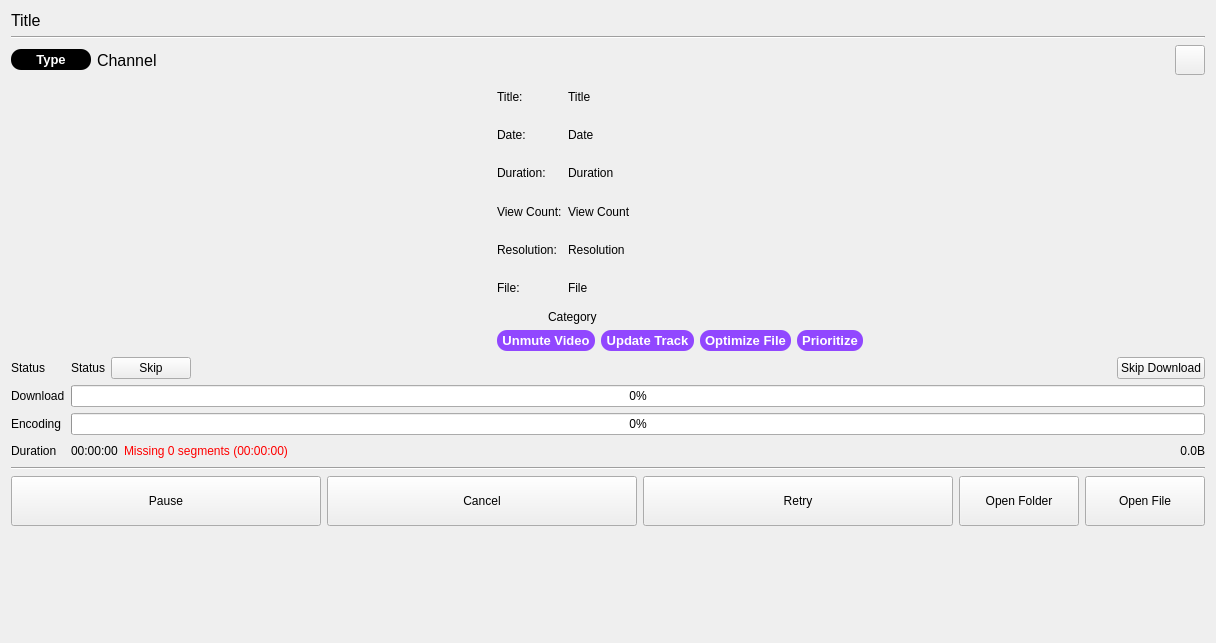
<?xml version="1.0" encoding="UTF-8"?>
<ui version="4.0">
 <class>Form</class>
 <widget class="QWidget" name="Form">
  <property name="geometry">
   <rect>
    <x>0</x>
    <y>0</y>
    <width>1216</width>
    <height>633</height>
   </rect>
  </property>
  <property name="sizePolicy">
   <sizepolicy hsizetype="Fixed" vsizetype="Fixed">
    <horstretch>0</horstretch>
    <verstretch>0</verstretch>
   </sizepolicy>
  </property>
  <property name="font">
   <font>
    <pointsize>9</pointsize>
   </font>
  </property>
  <property name="locale">
   <locale language="English" country="UnitedStates"/>
  </property>
  <layout class="QVBoxLayout" name="FormLayout">
   <item>
    <widget class="QLabel" name="windowTitleLabel">
     <property name="sizePolicy">
      <sizepolicy hsizetype="Ignored" vsizetype="Fixed">
       <horstretch>0</horstretch>
       <verstretch>0</verstretch>
      </sizepolicy>
     </property>
     <property name="font">
      <font>
       <pointsize>12</pointsize>
      </font>
     </property>
     <property name="text">
      <string>Title</string>
     </property>
    </widget>
   </item>
   <item>
    <widget class="Line" name="windowTitleLine">
     <property name="orientation">
      <enum>Qt::Horizontal</enum>
     </property>
    </widget>
   </item>
   <item>
    <widget class="QWidget" name="channelArea" native="true">
     <property name="sizePolicy">
      <sizepolicy hsizetype="Preferred" vsizetype="Fixed">
       <horstretch>0</horstretch>
       <verstretch>0</verstretch>
      </sizepolicy>
     </property>
     <layout class="QHBoxLayout" name="channelAreaLayout">
      <property name="leftMargin">
       <number>0</number>
      </property>
      <property name="topMargin">
       <number>0</number>
      </property>
      <property name="rightMargin">
       <number>0</number>
      </property>
      <property name="bottomMargin">
       <number>0</number>
      </property>
      <item>
       <widget class="QWidget" name="videoTypeLabelArea" native="true">
        <property name="sizePolicy">
         <sizepolicy hsizetype="Fixed" vsizetype="Fixed">
          <horstretch>0</horstretch>
          <verstretch>0</verstretch>
         </sizepolicy>
        </property>
        <property name="minimumSize">
         <size>
          <width>80</width>
          <height>20</height>
         </size>
        </property>
        <property name="styleSheet">
         <string notr="true">background-color: rgb(0, 0, 0);
border-radius: 10px;</string>
        </property>
        <layout class="QVBoxLayout" name="videoTypeLabelAreaLayout">
         <property name="leftMargin">
          <number>5</number>
         </property>
         <property name="topMargin">
          <number>3</number>
         </property>
         <property name="rightMargin">
          <number>5</number>
         </property>
         <property name="bottomMargin">
          <number>3</number>
         </property>
         <item>
          <widget class="QLabel" name="videoTypeLabel">
           <property name="font">
            <font>
             <pointsize>10</pointsize>
             <weight>75</weight>
             <bold>true</bold>
            </font>
           </property>
           <property name="styleSheet">
            <string notr="true">color: rgb(255, 255, 255);</string>
           </property>
           <property name="text">
            <string>Type</string>
           </property>
           <property name="alignment">
            <set>Qt::AlignCenter</set>
           </property>
          </widget>
         </item>
        </layout>
       </widget>
      </item>
      <item>
       <widget class="QLabel" name="channel">
        <property name="sizePolicy">
         <sizepolicy hsizetype="Ignored" vsizetype="Preferred">
          <horstretch>0</horstretch>
          <verstretch>0</verstretch>
         </sizepolicy>
        </property>
        <property name="font">
         <font>
          <pointsize>12</pointsize>
         </font>
        </property>
        <property name="text">
         <string>Channel</string>
        </property>
       </widget>
      </item>
      <item>
       <widget class="QToolButton" name="openLogsButton">
        <property name="sizePolicy">
         <sizepolicy hsizetype="Fixed" vsizetype="Fixed">
          <horstretch>0</horstretch>
          <verstretch>0</verstretch>
         </sizepolicy>
        </property>
        <property name="minimumSize">
         <size>
          <width>30</width>
          <height>30</height>
         </size>
        </property>
        <property name="toolTip">
         <string>View Logs</string>
        </property>
        <property name="icon">
         <iconset>
          <normaloff>../icons/text_file.svg</normaloff>../icons/text_file.svg</iconset>
        </property>
       </widget>
      </item>
     </layout>
    </widget>
   </item>
   <item>
    <widget class="QWidget" name="videoArea" native="true">
     <layout class="QHBoxLayout" name="videoAreaLayout">
      <property name="leftMargin">
       <number>0</number>
      </property>
      <property name="topMargin">
       <number>0</number>
      </property>
      <property name="rightMargin">
       <number>0</number>
      </property>
      <property name="bottomMargin">
       <number>0</number>
      </property>
      <item>
       <widget class="QWidget" name="thumbnailImageArea" native="true">
        <property name="sizePolicy">
         <sizepolicy hsizetype="Expanding" vsizetype="Expanding">
          <horstretch>0</horstretch>
          <verstretch>0</verstretch>
         </sizepolicy>
        </property>
        <property name="minimumSize">
         <size>
          <width>480</width>
          <height>270</height>
         </size>
        </property>
        <layout class="QHBoxLayout" name="thumbnailImageAreaLayout">
         <property name="leftMargin">
          <number>0</number>
         </property>
         <property name="topMargin">
          <number>0</number>
         </property>
         <property name="rightMargin">
          <number>0</number>
         </property>
         <property name="bottomMargin">
          <number>0</number>
         </property>
         <item>
          <widget class="QLabel" name="thumbnailImage">
           <property name="sizePolicy">
            <sizepolicy hsizetype="Ignored" vsizetype="Ignored">
             <horstretch>0</horstretch>
             <verstretch>0</verstretch>
            </sizepolicy>
           </property>
           <property name="maximumSize">
            <size>
             <width>480</width>
             <height>270</height>
            </size>
           </property>
           <property name="text">
            <string/>
           </property>
           <property name="pixmap">
            <pixmap>../img/thumbnail.png</pixmap>
           </property>
           <property name="scaledContents">
            <bool>true</bool>
           </property>
           <property name="alignment">
            <set>Qt::AlignCenter</set>
           </property>
          </widget>
         </item>
        </layout>
       </widget>
      </item>
      <item>
       <widget class="QWidget" name="infoArea" native="true">
        <property name="sizePolicy">
         <sizepolicy hsizetype="Expanding" vsizetype="Expanding">
          <horstretch>0</horstretch>
          <verstretch>0</verstretch>
         </sizepolicy>
        </property>
        <property name="minimumSize">
         <size>
          <width>300</width>
          <height>0</height>
         </size>
        </property>
        <layout class="QVBoxLayout" name="infoAreaLayout">
         <property name="leftMargin">
          <number>0</number>
         </property>
         <property name="topMargin">
          <number>0</number>
         </property>
         <property name="rightMargin">
          <number>0</number>
         </property>
         <property name="bottomMargin">
          <number>0</number>
         </property>
         <item>
          <widget class="QWidget" name="metaArea" native="true">
           <property name="sizePolicy">
            <sizepolicy hsizetype="Preferred" vsizetype="Expanding">
             <horstretch>0</horstretch>
             <verstretch>0</verstretch>
            </sizepolicy>
           </property>
           <layout class="QFormLayout" name="metaAreaLayout">
            <property name="leftMargin">
             <number>0</number>
            </property>
            <property name="topMargin">
             <number>0</number>
            </property>
            <property name="rightMargin">
             <number>0</number>
            </property>
            <property name="bottomMargin">
             <number>0</number>
            </property>
            <item row="0" column="0">
             <widget class="QLabel" name="titleInfo">
              <property name="sizePolicy">
               <sizepolicy hsizetype="Preferred" vsizetype="Expanding">
                <horstretch>0</horstretch>
                <verstretch>0</verstretch>
               </sizepolicy>
              </property>
              <property name="text">
               <string>Title:</string>
              </property>
             </widget>
            </item>
            <item row="0" column="1">
             <widget class="QLabel" name="title">
              <property name="sizePolicy">
               <sizepolicy hsizetype="Ignored" vsizetype="Expanding">
                <horstretch>0</horstretch>
                <verstretch>0</verstretch>
               </sizepolicy>
              </property>
              <property name="text">
               <string>Title</string>
              </property>
             </widget>
            </item>
            <item row="1" column="0">
             <widget class="QLabel" name="dateInfo">
              <property name="sizePolicy">
               <sizepolicy hsizetype="Preferred" vsizetype="Expanding">
                <horstretch>0</horstretch>
                <verstretch>0</verstretch>
               </sizepolicy>
              </property>
              <property name="text">
               <string>Date:</string>
              </property>
             </widget>
            </item>
            <item row="1" column="1">
             <widget class="QLabel" name="date">
              <property name="sizePolicy">
               <sizepolicy hsizetype="Ignored" vsizetype="Expanding">
                <horstretch>0</horstretch>
                <verstretch>0</verstretch>
               </sizepolicy>
              </property>
              <property name="text">
               <string>Date</string>
              </property>
             </widget>
            </item>
            <item row="2" column="0">
             <widget class="QLabel" name="durationInfo">
              <property name="sizePolicy">
               <sizepolicy hsizetype="Preferred" vsizetype="Expanding">
                <horstretch>0</horstretch>
                <verstretch>0</verstretch>
               </sizepolicy>
              </property>
              <property name="text">
               <string>Duration:</string>
              </property>
             </widget>
            </item>
            <item row="2" column="1">
             <widget class="QLabel" name="duration">
              <property name="sizePolicy">
               <sizepolicy hsizetype="Ignored" vsizetype="Expanding">
                <horstretch>0</horstretch>
                <verstretch>0</verstretch>
               </sizepolicy>
              </property>
              <property name="text">
               <string>Duration</string>
              </property>
             </widget>
            </item>
            <item row="3" column="0">
             <widget class="QLabel" name="viewCountInfo">
              <property name="sizePolicy">
               <sizepolicy hsizetype="Preferred" vsizetype="Expanding">
                <horstretch>0</horstretch>
                <verstretch>0</verstretch>
               </sizepolicy>
              </property>
              <property name="text">
               <string>View Count:</string>
              </property>
             </widget>
            </item>
            <item row="3" column="1">
             <widget class="QLabel" name="viewCount">
              <property name="sizePolicy">
               <sizepolicy hsizetype="Ignored" vsizetype="Expanding">
                <horstretch>0</horstretch>
                <verstretch>0</verstretch>
               </sizepolicy>
              </property>
              <property name="text">
               <string>View Count</string>
              </property>
             </widget>
            </item>
            <item row="4" column="0">
             <widget class="QLabel" name="resolutionInfo">
              <property name="sizePolicy">
               <sizepolicy hsizetype="Preferred" vsizetype="Expanding">
                <horstretch>0</horstretch>
                <verstretch>0</verstretch>
               </sizepolicy>
              </property>
              <property name="text">
               <string>Resolution:</string>
              </property>
             </widget>
            </item>
            <item row="4" column="1">
             <widget class="QLabel" name="resolution">
              <property name="sizePolicy">
               <sizepolicy hsizetype="Ignored" vsizetype="Expanding">
                <horstretch>0</horstretch>
                <verstretch>0</verstretch>
               </sizepolicy>
              </property>
              <property name="text">
               <string>Resolution</string>
              </property>
             </widget>
            </item>
            <item row="5" column="0">
             <widget class="QLabel" name="fileInfo">
              <property name="sizePolicy">
               <sizepolicy hsizetype="Preferred" vsizetype="Expanding">
                <horstretch>0</horstretch>
                <verstretch>0</verstretch>
               </sizepolicy>
              </property>
              <property name="text">
               <string>File:</string>
              </property>
             </widget>
            </item>
            <item row="5" column="1">
             <widget class="QLabel" name="file">
              <property name="sizePolicy">
               <sizepolicy hsizetype="Ignored" vsizetype="Expanding">
                <horstretch>0</horstretch>
                <verstretch>0</verstretch>
               </sizepolicy>
              </property>
              <property name="text">
               <string>File</string>
              </property>
             </widget>
            </item>
           </layout>
          </widget>
         </item>
         <item>
          <widget class="QWidget" name="categoryArea" native="true">
           <property name="sizePolicy">
            <sizepolicy hsizetype="Expanding" vsizetype="Fixed">
             <horstretch>0</horstretch>
             <verstretch>0</verstretch>
            </sizepolicy>
           </property>
           <layout class="QHBoxLayout" name="categoryAreaLayout">
            <property name="leftMargin">
             <number>0</number>
            </property>
            <property name="topMargin">
             <number>0</number>
            </property>
            <property name="rightMargin">
             <number>0</number>
            </property>
            <property name="bottomMargin">
             <number>0</number>
            </property>
            <item>
             <widget class="QLabel" name="categoryImage">
              <property name="sizePolicy">
               <sizepolicy hsizetype="Fixed" vsizetype="Fixed">
                <horstretch>0</horstretch>
                <verstretch>0</verstretch>
               </sizepolicy>
              </property>
              <property name="maximumSize">
               <size>
                <width>45</width>
                <height>60</height>
               </size>
              </property>
              <property name="text">
               <string/>
              </property>
              <property name="pixmap">
               <pixmap>../img/category.jpg</pixmap>
              </property>
              <property name="scaledContents">
               <bool>true</bool>
              </property>
              <property name="alignment">
               <set>Qt::AlignCenter</set>
              </property>
             </widget>
            </item>
            <item>
             <widget class="QLabel" name="category">
              <property name="text">
               <string>Category</string>
              </property>
             </widget>
            </item>
           </layout>
          </widget>
         </item>
         <item>
          <widget class="QWidget" name="tagArea" native="true">
           <property name="sizePolicy">
            <sizepolicy hsizetype="Fixed" vsizetype="Preferred">
             <horstretch>0</horstretch>
             <verstretch>0</verstretch>
            </sizepolicy>
           </property>
           <layout class="QHBoxLayout" name="tagAreaLayout">
            <property name="leftMargin">
             <number>0</number>
            </property>
            <property name="topMargin">
             <number>0</number>
            </property>
            <property name="rightMargin">
             <number>0</number>
            </property>
            <property name="bottomMargin">
             <number>0</number>
            </property>
            <item>
             <widget class="QWidget" name="unmuteVideoTag" native="true">
              <property name="sizePolicy">
               <sizepolicy hsizetype="Preferred" vsizetype="Fixed">
                <horstretch>0</horstretch>
                <verstretch>0</verstretch>
               </sizepolicy>
              </property>
              <property name="minimumSize">
               <size>
                <width>0</width>
                <height>20</height>
               </size>
              </property>
              <property name="styleSheet">
               <string notr="true">color: rgb(255, 255, 255);
background-color: rgb(145, 71, 255);
border-radius: 10px;</string>
              </property>
              <layout class="QVBoxLayout" name="unmuteVideoTagLayout">
               <property name="leftMargin">
                <number>5</number>
               </property>
               <property name="topMargin">
                <number>3</number>
               </property>
               <property name="rightMargin">
                <number>5</number>
               </property>
               <property name="bottomMargin">
                <number>3</number>
               </property>
               <item>
                <widget class="QLabel" name="unmuteVideoTagLabel">
                 <property name="font">
                  <font>
                   <pointsize>10</pointsize>
                   <weight>75</weight>
                   <bold>true</bold>
                  </font>
                 </property>
                 <property name="text">
                  <string>Unmute Video</string>
                 </property>
                 <property name="alignment">
                  <set>Qt::AlignCenter</set>
                 </property>
                </widget>
               </item>
              </layout>
             </widget>
            </item>
            <item>
             <widget class="QWidget" name="updateTrackTag" native="true">
              <property name="sizePolicy">
               <sizepolicy hsizetype="Preferred" vsizetype="Fixed">
                <horstretch>0</horstretch>
                <verstretch>0</verstretch>
               </sizepolicy>
              </property>
              <property name="minimumSize">
               <size>
                <width>0</width>
                <height>20</height>
               </size>
              </property>
              <property name="styleSheet">
               <string notr="true">color: rgb(255, 255, 255);
background-color: rgb(145, 71, 255);
border-radius: 10px;</string>
              </property>
              <layout class="QVBoxLayout" name="updateTrackTagLayout">
               <property name="leftMargin">
                <number>5</number>
               </property>
               <property name="topMargin">
                <number>3</number>
               </property>
               <property name="rightMargin">
                <number>5</number>
               </property>
               <property name="bottomMargin">
                <number>3</number>
               </property>
               <item>
                <widget class="QLabel" name="updateTrackTagLabel">
                 <property name="font">
                  <font>
                   <pointsize>10</pointsize>
                   <weight>75</weight>
                   <bold>true</bold>
                  </font>
                 </property>
                 <property name="text">
                  <string>Update Track</string>
                 </property>
                 <property name="alignment">
                  <set>Qt::AlignCenter</set>
                 </property>
                </widget>
               </item>
              </layout>
             </widget>
            </item>
            <item>
             <widget class="QWidget" name="optimizeFileTag" native="true">
              <property name="sizePolicy">
               <sizepolicy hsizetype="Preferred" vsizetype="Fixed">
                <horstretch>0</horstretch>
                <verstretch>0</verstretch>
               </sizepolicy>
              </property>
              <property name="minimumSize">
               <size>
                <width>0</width>
                <height>20</height>
               </size>
              </property>
              <property name="styleSheet">
               <string notr="true">color: rgb(255, 255, 255);
background-color: rgb(145, 71, 255);
border-radius: 10px;</string>
              </property>
              <layout class="QVBoxLayout" name="optimizeFileTagLayout">
               <property name="leftMargin">
                <number>5</number>
               </property>
               <property name="topMargin">
                <number>3</number>
               </property>
               <property name="rightMargin">
                <number>5</number>
               </property>
               <property name="bottomMargin">
                <number>3</number>
               </property>
               <item>
                <widget class="QLabel" name="optimizeFileTagLabel">
                 <property name="font">
                  <font>
                   <pointsize>10</pointsize>
                   <weight>75</weight>
                   <bold>true</bold>
                  </font>
                 </property>
                 <property name="text">
                  <string>Optimize File</string>
                 </property>
                 <property name="alignment">
                  <set>Qt::AlignCenter</set>
                 </property>
                </widget>
               </item>
              </layout>
             </widget>
            </item>
            <item>
             <widget class="QWidget" name="prioritizeTag" native="true">
              <property name="sizePolicy">
               <sizepolicy hsizetype="Preferred" vsizetype="Fixed">
                <horstretch>0</horstretch>
                <verstretch>0</verstretch>
               </sizepolicy>
              </property>
              <property name="minimumSize">
               <size>
                <width>0</width>
                <height>20</height>
               </size>
              </property>
              <property name="styleSheet">
               <string notr="true">color: rgb(255, 255, 255);
background-color: rgb(145, 71, 255);
border-radius: 10px;</string>
              </property>
              <layout class="QVBoxLayout" name="prioritizeTagLayout">
               <property name="leftMargin">
                <number>5</number>
               </property>
               <property name="topMargin">
                <number>3</number>
               </property>
               <property name="rightMargin">
                <number>5</number>
               </property>
               <property name="bottomMargin">
                <number>3</number>
               </property>
               <item>
                <widget class="QLabel" name="prioritizeTagLabel">
                 <property name="font">
                  <font>
                   <pointsize>10</pointsize>
                   <weight>75</weight>
                   <bold>true</bold>
                  </font>
                 </property>
                 <property name="text">
                  <string>Prioritize</string>
                 </property>
                 <property name="alignment">
                  <set>Qt::AlignCenter</set>
                 </property>
                </widget>
               </item>
              </layout>
             </widget>
            </item>
           </layout>
          </widget>
         </item>
        </layout>
       </widget>
      </item>
      <item>
       <widget class="QWidget" name="adArea_1" native="true">
        <property name="minimumSize">
         <size>
          <width>300</width>
          <height>250</height>
         </size>
        </property>
        <layout class="QHBoxLayout" name="adAreaLayout_1">
         <property name="spacing">
          <number>0</number>
         </property>
         <property name="leftMargin">
          <number>0</number>
         </property>
         <property name="topMargin">
          <number>0</number>
         </property>
         <property name="rightMargin">
          <number>0</number>
         </property>
         <property name="bottomMargin">
          <number>0</number>
         </property>
        </layout>
       </widget>
      </item>
     </layout>
    </widget>
   </item>
   <item>
    <widget class="QWidget" name="progressArea" native="true">
     <property name="sizePolicy">
      <sizepolicy hsizetype="Preferred" vsizetype="Fixed">
       <horstretch>0</horstretch>
       <verstretch>0</verstretch>
      </sizepolicy>
     </property>
     <layout class="QFormLayout" name="progressAreaLayout">
      <property name="labelAlignment">
       <set>Qt::AlignLeading|Qt::AlignLeft|Qt::AlignTop</set>
      </property>
      <property name="leftMargin">
       <number>0</number>
      </property>
      <property name="topMargin">
       <number>0</number>
      </property>
      <property name="rightMargin">
       <number>0</number>
      </property>
      <property name="bottomMargin">
       <number>0</number>
      </property>
      <item row="0" column="0">
       <widget class="QLabel" name="statusLabel">
        <property name="text">
         <string>Status</string>
        </property>
       </widget>
      </item>
      <item row="1" column="0">
       <widget class="QLabel" name="downloadLabel">
        <property name="text">
         <string>Download</string>
        </property>
       </widget>
      </item>
      <item row="1" column="1">
       <widget class="QProgressBar" name="downloadProgressBar">
        <property name="value">
         <number>0</number>
        </property>
       </widget>
      </item>
      <item row="2" column="0">
       <widget class="QLabel" name="encodingLabel">
        <property name="text">
         <string>Encoding</string>
        </property>
       </widget>
      </item>
      <item row="2" column="1">
       <widget class="QProgressBar" name="encodingProgressBar">
        <property name="value">
         <number>0</number>
        </property>
       </widget>
      </item>
      <item row="3" column="0">
       <widget class="QLabel" name="durationLabel">
        <property name="text">
         <string>Duration</string>
        </property>
       </widget>
      </item>
      <item row="3" column="1">
       <widget class="QWidget" name="fileInfoArea" native="true">
        <layout class="QHBoxLayout" name="fileInfoAreaLayout">
         <property name="leftMargin">
          <number>0</number>
         </property>
         <property name="topMargin">
          <number>0</number>
         </property>
         <property name="rightMargin">
          <number>0</number>
         </property>
         <property name="bottomMargin">
          <number>0</number>
         </property>
         <item>
          <widget class="QLabel" name="currentDuration">
           <property name="text">
            <string>00:00:00</string>
           </property>
          </widget>
         </item>
         <item>
          <widget class="QLabel" name="dataLoss">
           <property name="styleSheet">
            <string notr="true">color: rgb(255, 0, 0);</string>
           </property>
           <property name="text">
            <string>Missing 0 segments (00:00:00)</string>
           </property>
          </widget>
         </item>
         <item>
          <spacer name="horizontalSpacer_1">
           <property name="orientation">
            <enum>Qt::Horizontal</enum>
           </property>
           <property name="sizeHint" stdset="0">
            <size>
             <width>40</width>
             <height>20</height>
            </size>
           </property>
          </spacer>
         </item>
         <item>
          <widget class="QLabel" name="currentSize">
           <property name="text">
            <string>0.0B</string>
           </property>
           <property name="alignment">
            <set>Qt::AlignRight|Qt::AlignTrailing|Qt::AlignVCenter</set>
           </property>
          </widget>
         </item>
        </layout>
       </widget>
      </item>
      <item row="0" column="1">
       <widget class="QWidget" name="statusControlArea" native="true">
        <layout class="QHBoxLayout" name="statusControlAreaLayout">
         <property name="leftMargin">
          <number>0</number>
         </property>
         <property name="topMargin">
          <number>0</number>
         </property>
         <property name="rightMargin">
          <number>0</number>
         </property>
         <property name="bottomMargin">
          <number>0</number>
         </property>
         <item>
          <widget class="QLabel" name="status">
           <property name="sizePolicy">
            <sizepolicy hsizetype="Maximum" vsizetype="Preferred">
             <horstretch>0</horstretch>
             <verstretch>0</verstretch>
            </sizepolicy>
           </property>
           <property name="text">
            <string>Status</string>
           </property>
          </widget>
         </item>
         <item alignment="Qt::AlignLeft">
          <widget class="QPushButton" name="skipWaitingButton">
           <property name="text">
            <string>Skip</string>
           </property>
          </widget>
         </item>
         <item alignment="Qt::AlignRight">
          <widget class="QPushButton" name="skipDownloadButton">
           <property name="text">
            <string>Skip Download</string>
           </property>
          </widget>
         </item>
        </layout>
       </widget>
      </item>
     </layout>
    </widget>
   </item>
   <item>
    <widget class="Line" name="buttonLine">
     <property name="orientation">
      <enum>Qt::Horizontal</enum>
     </property>
    </widget>
   </item>
   <item>
    <widget class="QWidget" name="buttonArea" native="true">
     <property name="sizePolicy">
      <sizepolicy hsizetype="Preferred" vsizetype="Fixed">
       <horstretch>0</horstretch>
       <verstretch>0</verstretch>
      </sizepolicy>
     </property>
     <property name="minimumSize">
      <size>
       <width>0</width>
       <height>50</height>
      </size>
     </property>
     <layout class="QHBoxLayout" name="buttonAreaLayout">
      <property name="leftMargin">
       <number>0</number>
      </property>
      <property name="topMargin">
       <number>0</number>
      </property>
      <property name="rightMargin">
       <number>0</number>
      </property>
      <property name="bottomMargin">
       <number>0</number>
      </property>
      <item>
       <widget class="QPushButton" name="pauseButton">
        <property name="sizePolicy">
         <sizepolicy hsizetype="Expanding" vsizetype="Preferred">
          <horstretch>0</horstretch>
          <verstretch>0</verstretch>
         </sizepolicy>
        </property>
        <property name="text">
         <string>Pause</string>
        </property>
       </widget>
      </item>
      <item>
       <widget class="QPushButton" name="cancelButton">
        <property name="sizePolicy">
         <sizepolicy hsizetype="Expanding" vsizetype="Preferred">
          <horstretch>0</horstretch>
          <verstretch>0</verstretch>
         </sizepolicy>
        </property>
        <property name="text">
         <string>Cancel</string>
        </property>
       </widget>
      </item>
      <item>
       <widget class="QPushButton" name="retryButton">
        <property name="sizePolicy">
         <sizepolicy hsizetype="Expanding" vsizetype="Preferred">
          <horstretch>0</horstretch>
          <verstretch>0</verstretch>
         </sizepolicy>
        </property>
        <property name="text">
         <string>Retry</string>
        </property>
        <property name="icon">
         <iconset>
          <normaloff>../icons/retry.svg</normaloff>../icons/retry.svg</iconset>
        </property>
       </widget>
      </item>
      <item>
       <widget class="QPushButton" name="openFolderButton">
        <property name="sizePolicy">
         <sizepolicy hsizetype="Minimum" vsizetype="Preferred">
          <horstretch>0</horstretch>
          <verstretch>0</verstretch>
         </sizepolicy>
        </property>
        <property name="minimumSize">
         <size>
          <width>120</width>
          <height>0</height>
         </size>
        </property>
        <property name="text">
         <string>Open Folder</string>
        </property>
        <property name="icon">
         <iconset>
          <normaloff>../icons/folder.svg</normaloff>../icons/folder.svg</iconset>
        </property>
       </widget>
      </item>
      <item>
       <widget class="QPushButton" name="openFileButton">
        <property name="sizePolicy">
         <sizepolicy hsizetype="Minimum" vsizetype="Preferred">
          <horstretch>0</horstretch>
          <verstretch>0</verstretch>
         </sizepolicy>
        </property>
        <property name="minimumSize">
         <size>
          <width>120</width>
          <height>0</height>
         </size>
        </property>
        <property name="text">
         <string>Open File</string>
        </property>
        <property name="icon">
         <iconset>
          <normaloff>../icons/file.svg</normaloff>../icons/file.svg</iconset>
        </property>
       </widget>
      </item>
     </layout>
    </widget>
   </item>
   <item>
    <widget class="QWidget" name="adGroup_1" native="true">
     <layout class="QHBoxLayout" name="adGroupLayout_1">
      <property name="spacing">
       <number>0</number>
      </property>
      <property name="leftMargin">
       <number>0</number>
      </property>
      <property name="topMargin">
       <number>0</number>
      </property>
      <property name="rightMargin">
       <number>0</number>
      </property>
      <property name="bottomMargin">
       <number>0</number>
      </property>
      <item>
       <widget class="QWidget" name="adArea_2" native="true">
        <property name="minimumSize">
         <size>
          <width>728</width>
          <height>90</height>
         </size>
        </property>
        <layout class="QHBoxLayout" name="adAreaLayout_2">
         <property name="spacing">
          <number>0</number>
         </property>
         <property name="leftMargin">
          <number>0</number>
         </property>
         <property name="topMargin">
          <number>0</number>
         </property>
         <property name="rightMargin">
          <number>0</number>
         </property>
         <property name="bottomMargin">
          <number>0</number>
         </property>
        </layout>
       </widget>
      </item>
      <item>
       <widget class="QWidget" name="adArea_3" native="true">
        <property name="minimumSize">
         <size>
          <width>320</width>
          <height>100</height>
         </size>
        </property>
        <layout class="QHBoxLayout" name="adAreaLayout_3">
         <property name="spacing">
          <number>0</number>
         </property>
         <property name="leftMargin">
          <number>0</number>
         </property>
         <property name="topMargin">
          <number>0</number>
         </property>
         <property name="rightMargin">
          <number>0</number>
         </property>
         <property name="bottomMargin">
          <number>0</number>
         </property>
        </layout>
       </widget>
      </item>
     </layout>
    </widget>
   </item>
  </layout>
 </widget>
 <resources/>
 <connections/>
</ui>
